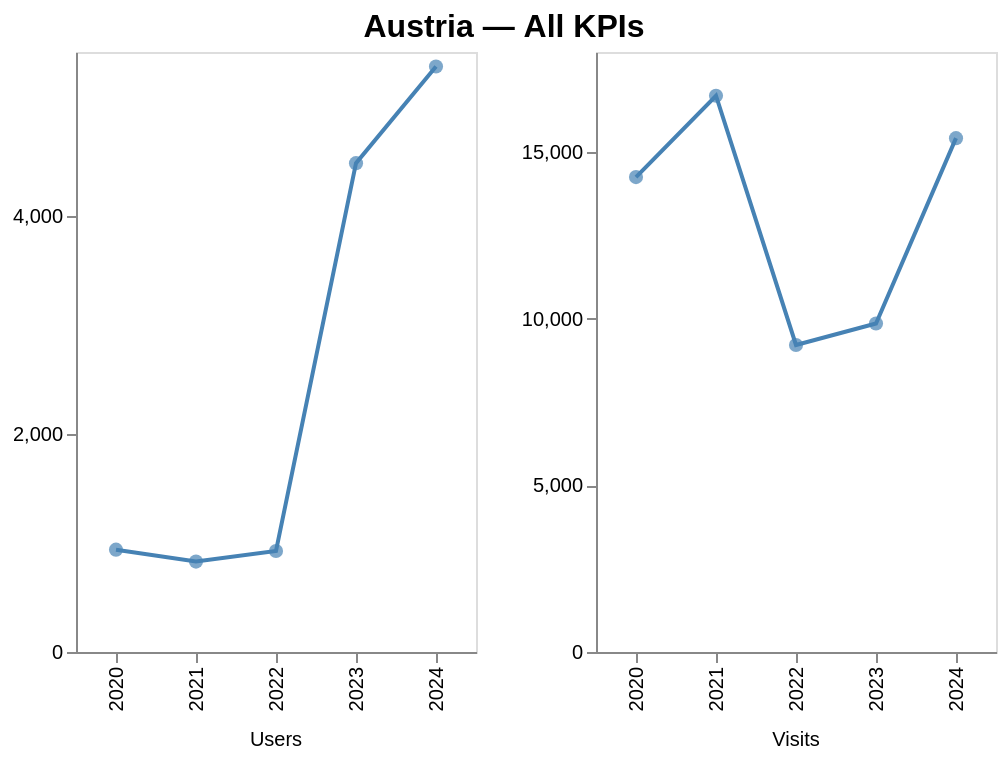

Notebook code cell kept with this figure:
### Code cell
from sp_analysis import load_data, KPI_LABELS, prepare_by_kpi_all_countries, facet_chart_by_country


#sheet_id = '1sREWbJdEYFjckWHcgAaUTnb6uQIuyM-bs-Un12ZmVaA'
#gid = '598429315'
#url = f'https://docs.google.com/spreadsheets/d/{sheet_id}/gviz/tq?tqx=out:csv&gid={gid}'

df = load_data()
ALL_KPIS = list(KPI_LABELS.keys())
long_df = prepare_by_kpi_all_countries(df, ALL_KPIS)

facet_chart_by_country(long_df, country='Austria', title='Austria — All KPIs')

### Figure 1 — Vega-Lite specification as saved in the notebook (floating-point values rounded to 4 significant figures)
{"config": {"view": {"continuousWidth": 300, "continuousHeight": 300}}, "data": {"name": "data-cd79070a57730851909e3b6aa9d8852a"}, "facet": {"field": "kpi", "header": {"labelOrient": "bottom", "titleOrient": "bottom"}, "title": null, "type": "nominal"}, "spec": {"layer": [{"mark": {"type": "line", "color": "steelblue"}, "encoding": {"x": {"field": "year", "title": null, "type": "ordinal"}, "y": {"axis": {"grid": false, "tickCount": 3}, "field": "value", "title": null, "type": "quantitative"}}}, {"mark": {"type": "point", "color": "steelblue", "filled": true, "size": 50}, "encoding": {"x": {"field": "year", "title": null, "type": "ordinal"}, "y": {"axis": {"grid": false, "tickCount": 3}, "field": "value", "title": null, "type": "quantitative"}}}], "width": 200}, "columns": 3, "resolve": {"axis": {"x": "independent"}, "scale": {"y": "independent"}}, "title": {"text": "Austria — All KPIs", "anchor": "middle", "fontSize": 16, "fontWeight": "bold"}, "$schema": "https://vega.github.io/schema/vega-lite/v6.1.0.json", "datasets": {"data-cd79070a57730851909e3b6aa9d8852a": [{"countryname": "Austria", "year": 2020, "value": 14250.0, "kpi": "Visits"}, {"countryname": "Austria", "year": 2021, "value": 16690.0, "kpi": "Visits"}, {"countryname": "Austria", "year": 2022, "value": 9211.0, "kpi": "Visits"}, {"countryname": "Austria", "year": 2023, "value": 9854.0, "kpi": "Visits"}, {"countryname": "Austria", "year": 2024, "value": 15420.0, "kpi": "Visits"}, {"countryname": "Austria", "year": 2020, "value": 938.0, "kpi": "Users"}, {"countryname": "Austria", "year": 2021, "value": 829.0, "kpi": "Users"}, {"countryname": "Austria", "year": 2022, "value": 926.0, "kpi": "Users"}, {"countryname": "Austria", "year": 2023, "value": 4481.0, "kpi": "Users"}, {"countryname": "Austria", "year": 2024, "value": 5367.0, "kpi": "Users"}]}}
